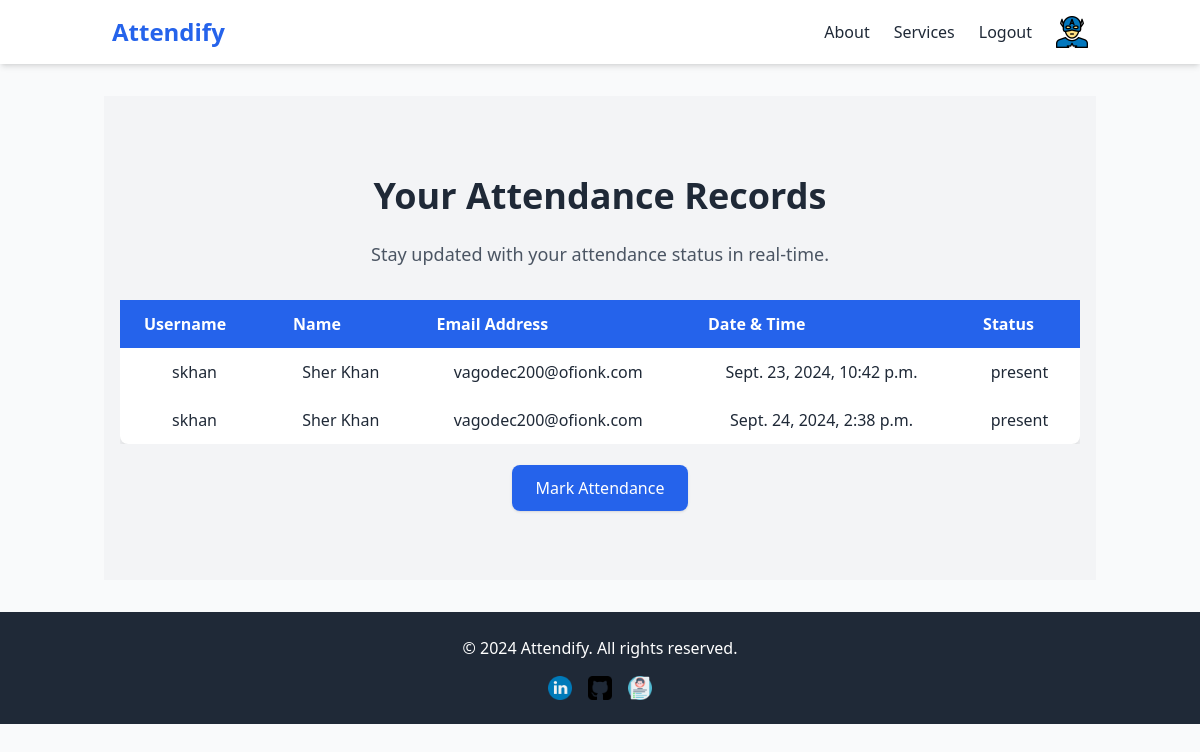
The page /check_your_attendance/ (signed in) on the database as committed earlier.
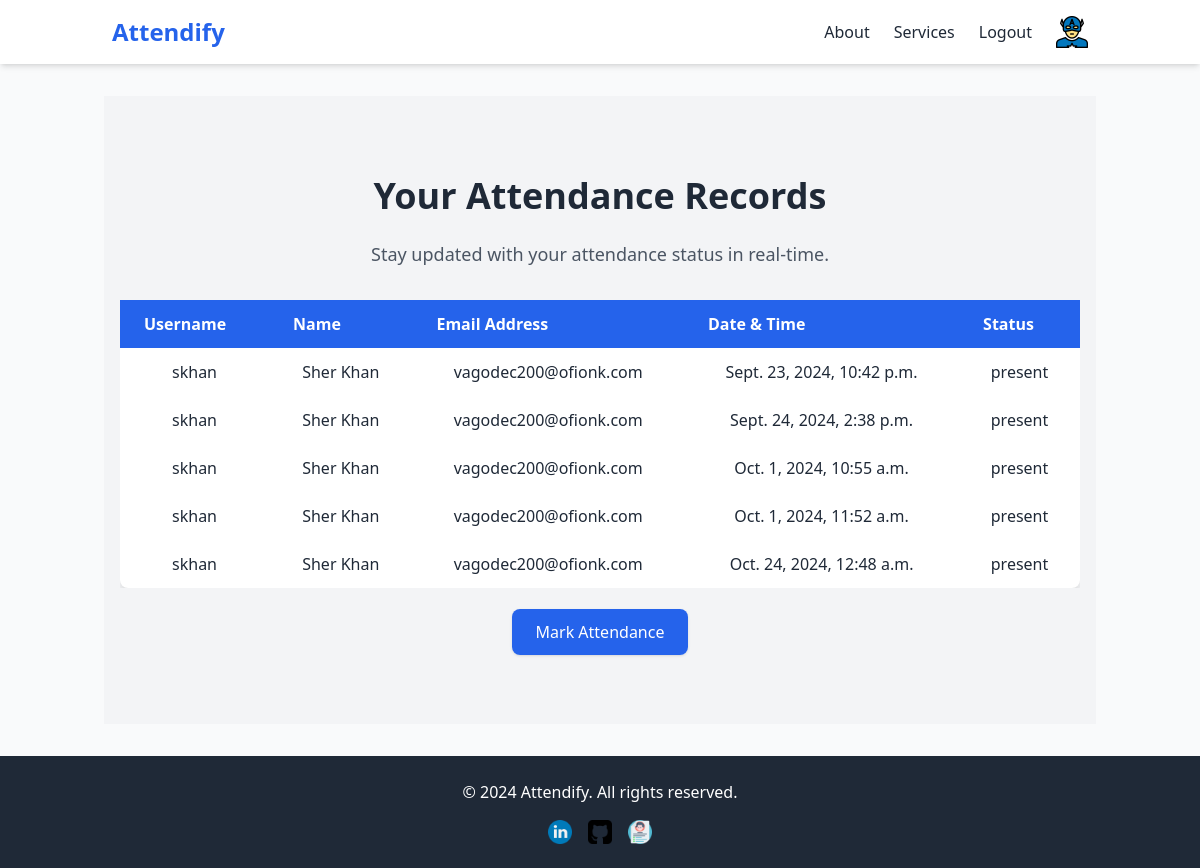
The same page on the database as committed later.
### attendance/models.py (models this page shows, shortened)
class Attendance(models.Model):
    user = models.ForeignKey(User, on_delete=models.CASCADE)  # Link to the user
    timestamp = models.DateTimeField(auto_now_add=True)  # Automatically records the time of attendance
    status = models.CharField(max_length=20, choices= [('Absent', 'Absent'), ('Present', 'Present')], default='Absent')

### attendance/views.py (the view)
# urls.py: path("check_your_attendance/", views.check_your_attendance, name="check_your_attendance"),
def check_your_attendance(request):
    if request.user.is_authenticated:
        attendance_records = Attendance.objects.filter(user=request.user)
        return render(request, 'attendance/check_your_attendance.html', {'attendance_records': attendance_records})
    else:
        return redirect('login')

### templates/attendance/check_your_attendance.html (shortened to what this page needs)
{% extends 'base.html' %}
{% block content %}
<section class="attendance-section py-20 px-4 text-center bg-gray-100">
    <h1 class="text-4xl font-bold text-gray-800 mb-6 animate__animated animate__fadeInDown">Your Attendance Records</h1>
    <p class="text-lg text-gray-600 mb-8 animate__animated animate__fadeIn">Stay updated with your attendance status in real-time.</p>
    <div class="overflow-x-auto">
        <table class="min-w-full bg-white shadow-lg rounded-lg">
            <thead>
                <tr class="bg-blue-600 text-white">
                    <th class="py-3 px-6 text-left">Username</th>
                    <th class="py-3 px-6 text-left">Name</th>
                    <th class="py-3 px-6 text-left">Email Address</th>
                    <th class="py-3 px-6 text-left">Date & Time</th>
                    <th class="py-3 px-6 text-left">Status</th>
                </tr>
            </thead>
            <tbody>
                {% for record in attendance_records %}
                <tr class="hover:bg-gray-100 transition duration-300">
                    <td class="py-3 px-6">{{ record.user.username }}</td>
                    <td class="py-3 px-6">{{ record.user.first_name }} {{ record.user.last_name }}</td>
                    <td class="py-3 px-6">{{ record.user.email }}</td>
                    <td class="py-3 px-6">{{ record.timestamp }}</td>
                    <td class="py-3 px-6">{{ record.status }}</td>
                </tr>
                {% empty %}
                <tr>
                    <td colspan="3" class="py-3 px-6 text-gray-500">No attendance records found.</td>
                </tr>
                {% endfor %}
            </tbody>
        </table>
    </div>
    <div class="mt-8">
        <a href="{% url 'mark_attendance' %}" class="bg-blue-600 text-white px-6 py-3 rounded-lg shadow hover:bg-blue-700 transition duration-300 animate__animated animate__pulse">Mark Attendance</a>
    </div>
</section>
{% endblock %}

### templates/base.html (shortened to what this page needs)
<!DOCTYPE html>
<html lang="en">
    <head>
        {% load static %}
        <link rel="stylesheet"
            href="https://cdnjs.cloudflare.com/ajax/libs/animate.css/4.1.1/animate.min.css" />
        <script src="https://cdn.tailwindcss.com"></script>
    </head>
    <body class="text-gray-800">
        <header>
            <nav class="bg-white shadow-md text-gray-800 py-4">
                <div
                    class="container mx-auto flex justify-between items-center px-6">
                    <a href="{% url 'index' %}"
                        class="text-2xl font-bold text-blue-600 hover:text-blue-800 transition duration-300">
                        Attendify
                    </a>
                    <ul id="menu-links"
                        class="hidden md:flex space-x-6 items-center">
                        <li><a href="{% url 'about' %}"
                                class="hover:text-blue-600 transition duration-300">About</a></li>
                        <li><a href="{% url 'services' %}"
                                class="hover:text-blue-600 transition duration-300">Services</a></li>
                        {% if user.is_authenticated %}
                        <li><a href="{% url 'logout' %}"
                                class="hover:text-blue-600 transition duration-300">Logout</a></li>
                        <li><a href="{% url 'profile' user.id %}"
                                class="hover:text-blue-600 transition duration-300">
                                <img src="{% static 'img/profile_icon.png' %}"
                                    alt="Profile Icon" class="w-8 h-8">
                            </a></li>
                        {% else %}
                        <!-- <li><a href="{% url 'register' %}"
                                class="hover:text-blue-600 transition duration-300">Register</a></li> -->
                        <li><a href="{% url 'login' %}"
                                class="hover:text-blue-600 transition duration-300">Login</a></li>
                        {% endif %}
                    </ul>
                </div>
            </nav>
        </header>
        <main id="main-content" class="container mx-auto px-4 py-8">
            {% block content %}
            {% endblock %}
        </main>
        <footer class="bg-gray-800 text-white py-6">
            <div class="container mx-auto text-center">
                <p>&copy; 2024 Attendify. All rights reserved.</p>
                <ul class="flex justify-center space-x-4 mt-4">
                    <li>
                        <a
                            href="https://www.linkedin.com/in/himanshu-sharma-243b20205"
                            class="hover:underline">
                            <img src="{% static 'img/linkedin.png' %}"
                                alt="LinkedIn" class="w-6 h-6">
                        </a>
                    </li>
                    <li>
                        <a href="https://github.com/hsbhatra"
                            class="hover:underline">
                            <img src="{% static 'img/github.png' %}"
                                alt="GitHub" class="w-6 h-6">
                        </a>
                    </li>
                    <li>
                        <a href="https://hsbhatra.github.io/Personal-Portfolio/"
                            class="hover:underline">
                            <img src="{% static 'img/resume.png' %}"
                                alt="Portfolio" class="w-6 h-6">
                        </a>
                    </li>
                </ul>
            </div>
        </footer>
    </body>
</html>

### templates/base.html (style rules this page uses)
body { background-color: #f9fafb; }

Rows that differ between the two databases and show on the page:
added Attendance: user.username "skhan", user.first_name "Sher", user.last_name "Khan", user.email "vagodec200@ofionk.com", timestamp "Oct. 1, 2024, 10:55 a.m.", status "present"
added Attendance: user.username "skhan", user.first_name "Sher", user.last_name "Khan", user.email "vagodec200@ofionk.com", timestamp "Oct. 1, 2024, 11:52 a.m.", status "present"
added Attendance: user.username "skhan", user.first_name "Sher", user.last_name "Khan", user.email "vagodec200@ofionk.com", timestamp "Oct. 24, 2024, 12:48 a.m.", status "present"
